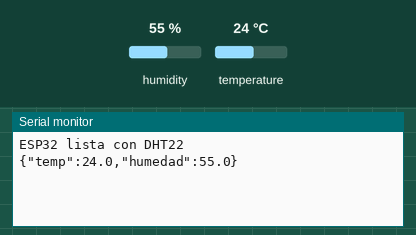
This sketch was run on a simulated ESP32. On the bench: the last lines printed to the serial monitor. The test bench sets the inputs (shaded band); at power-on: humidity 55 %, temperature 24 °C.

Above: at 3.2 s.
3.3 s: humidity set to 22 %
At 4.9 s:
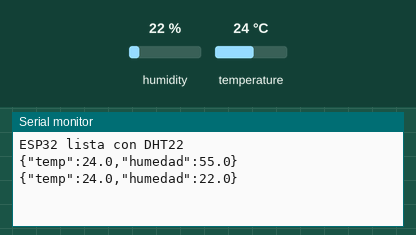
6.0 s: temperature set to 12 °C
At 6.7 s:
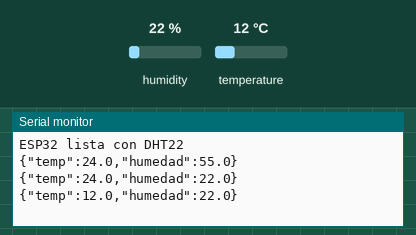
8.7 s: humidity set to 40 %
At 11.3 s:
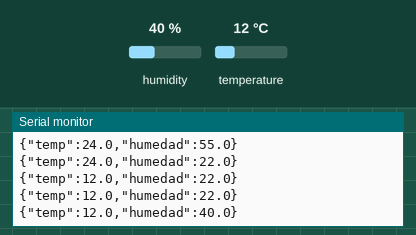
Timing chart, 0 to 12.8 s (numbered marks = the images above; inputs shaded):
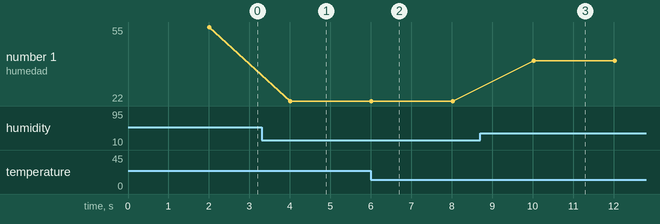

Measured:
- after the input at 3.3 s, the serial monitor: prints a new line after 0.71 s (image 1)
- after the input at 6.0 s, the serial monitor: prints a new line at once (image 2)
- after the input at 8.7 s, the serial monitor: prints a new line after 1.3 s (image 3)
- plotted number 1: 22 → 40 after the input at 8.7 s

The sketch:

SensorDHT.ino
```cpp
#include <Arduino.h>
#include <DHT.h>

// ===== CONFIGURACIÓN DEL SENSOR =====
#define DHTPIN 4        // Tu pin de datos OUT va aquí
#define DHTTYPE DHT22   // Tipo de sensor (DHT22)

DHT dht(DHTPIN, DHTTYPE);

// ===== SETUP =====
void setup() {
  Serial.begin(115200);   // Comunicación con la PC
  dht.begin();            // Iniciar sensor
  delay(2000);
  Serial.println("ESP32 lista con DHT22");
}

// ===== LOOP =====
void loop() {
  // Leer temperatura y humedad
  float temp = dht.readTemperature();
  float hum  = dht.readHumidity();

  if (isnan(temp) || isnan(hum)) {
    Serial.println("{\"error\":\"fallo en DHT22\"}");
  } else {
    // Crear JSON
    String json = "{";
    json += "\"temp\":" + String(temp, 1) + ",";
    json += "\"humedad\":" + String(hum, 1);
    json += "}";

    // Enviar por Serial
    Serial.println(json);
  }

  delay(2000); // Cada 2 segundos
}
```
